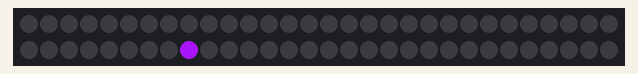
This sketch was run on a simulated Arduino Uno, built with avr-gcc and run on an emulated ATmega328P. Parts: 60 RGB LEDs in strip order, left to right, continuing on the next row. Random numbers use the default seed unless the sketch sets one.

Above: at 0.05 s.
At 4.22 s:
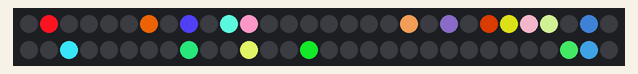
At 8.55 s:
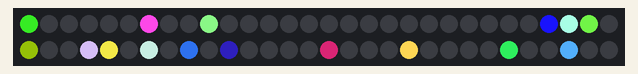
At 19.35 s:
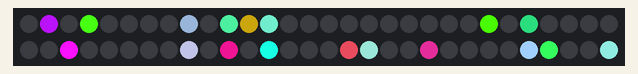
At 28.0 s:
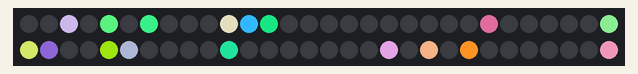
At 38.81 s:
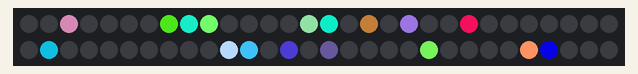

The sketch:

Rainbow_Twinkle.ino
```cpp
#include <Adafruit_NeoPixel.h>
#define PIN 6
#define NUM_LEDS 60
// Parameter 1 = number of pixels in strip
// Parameter 2 = pin number (most are valid)
// Parameter 3 = pixel type flags, add together as needed:
//   NEO_KHZ800  800 KHz bitstream (most NeoPixel products w/WS2812 LEDs)
//   NEO_KHZ400  400 KHz (classic 'v1' (not v2) FLORA pixels, WS2811 drivers)
//   NEO_GRB     Pixels are wired for GRB bitstream (most NeoPixel products)
//   NEO_RGB     Pixels are wired for RGB bitstream (v1 FLORA pixels, not v2)
Adafruit_NeoPixel strip = Adafruit_NeoPixel(NUM_LEDS, PIN, NEO_GRB + NEO_KHZ800);

void setup() {
  strip.begin();
  strip.show(); // Initialize all pixels to 'off'
}

// *** REPLACE FROM HERE ***
void loop() {
  TwinkleRandom(20, 100, false);
}

void TwinkleRandom(int Count, int SpeedDelay, boolean OnlyOne) {
  setAll(0,0,0);

  for (int i=0; i<Count; i++) {
     setPixel(random(NUM_LEDS),random(0,255),random(0,255),random(0,255));
     showStrip();
     delay(SpeedDelay);
     if(OnlyOne) {
       setAll(0,0,0);
     }
   }

  delay(SpeedDelay);
}
// *** REPLACE TO HERE ***

void showStrip() {
 #ifdef ADAFRUIT_NEOPIXEL_H
   // NeoPixel
   strip.show();
 #endif
 #ifndef ADAFRUIT_NEOPIXEL_H
   // FastLED
   FastLED.show();
 #endif
}

void setPixel(int Pixel, byte red, byte green, byte blue) {
 #ifdef ADAFRUIT_NEOPIXEL_H
   // NeoPixel
   strip.setPixelColor(Pixel, strip.Color(red, green, blue));
 #endif
 #ifndef ADAFRUIT_NEOPIXEL_H
   // FastLED
   leds[Pixel].r = red;
   leds[Pixel].g = green;
   leds[Pixel].b = blue;
 #endif
}

void setAll(byte red, byte green, byte blue) {
  for(int i = 0; i < NUM_LEDS; i++ ) {
    setPixel(i, red, green, blue);
  }
  showStrip();
}
```
